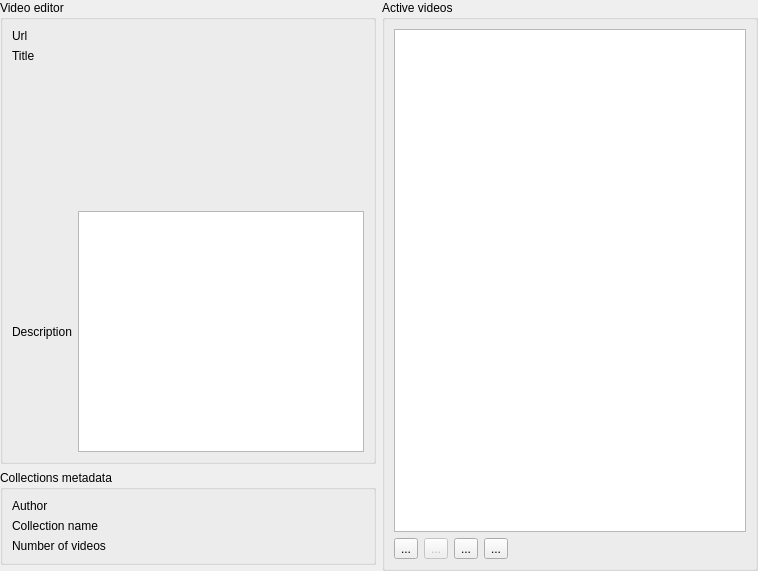
<?xml version="1.0" encoding="UTF-8"?>
<ui version="4.0">
 <class>VideoCollectionEditor</class>
 <widget class="QWidget" name="VideoCollectionEditor">
  <property name="geometry">
   <rect>
    <x>0</x>
    <y>0</y>
    <width>758</width>
    <height>571</height>
   </rect>
  </property>
  <property name="windowTitle">
   <string>Form</string>
  </property>
  <layout class="QHBoxLayout" name="horizontalLayout">
   <property name="leftMargin">
    <number>0</number>
   </property>
   <property name="topMargin">
    <number>0</number>
   </property>
   <property name="rightMargin">
    <number>0</number>
   </property>
   <property name="bottomMargin">
    <number>0</number>
   </property>
   <item>
    <widget class="QScrollArea" name="scrollArea">
     <property name="frameShape">
      <enum>QFrame::NoFrame</enum>
     </property>
     <property name="widgetResizable">
      <bool>true</bool>
     </property>
     <widget class="QWidget" name="scrollAreaWidgetContents">
      <property name="geometry">
       <rect>
        <x>0</x>
        <y>0</y>
        <width>758</width>
        <height>571</height>
       </rect>
      </property>
      <layout class="QGridLayout" name="gridLayout">
       <property name="leftMargin">
        <number>0</number>
       </property>
       <property name="topMargin">
        <number>0</number>
       </property>
       <property name="rightMargin">
        <number>0</number>
       </property>
       <property name="bottomMargin">
        <number>0</number>
       </property>
       <item row="0" column="1" rowspan="3">
        <widget class="QGroupBox" name="groupBox_2">
         <property name="title">
          <string>Active videos</string>
         </property>
         <layout class="QGridLayout" name="gridLayout_2">
          <item row="1" column="0">
           <widget class="PlainToolButton" name="m_btnVideoAdd">
            <property name="toolTip">
             <string>Add new video.</string>
            </property>
            <property name="text">
             <string>...</string>
            </property>
            <property name="iconSize">
             <size>
              <width>24</width>
              <height>24</height>
             </size>
            </property>
           </widget>
          </item>
          <item row="1" column="3">
           <widget class="PlainToolButton" name="m_btnVideoDown">
            <property name="toolTip">
             <string>Move video down.</string>
            </property>
            <property name="text">
             <string>...</string>
            </property>
            <property name="iconSize">
             <size>
              <width>24</width>
              <height>24</height>
             </size>
            </property>
           </widget>
          </item>
          <item row="1" column="1">
           <widget class="PlainToolButton" name="m_btnVideoRemove">
            <property name="enabled">
             <bool>false</bool>
            </property>
            <property name="toolTip">
             <string>Remove selected video.</string>
            </property>
            <property name="text">
             <string>...</string>
            </property>
            <property name="iconSize">
             <size>
              <width>24</width>
              <height>24</height>
             </size>
            </property>
           </widget>
          </item>
          <item row="1" column="2">
           <widget class="PlainToolButton" name="m_btnVideoUp">
            <property name="toolTip">
             <string>Move video up.</string>
            </property>
            <property name="text">
             <string>...</string>
            </property>
            <property name="iconSize">
             <size>
              <width>24</width>
              <height>24</height>
             </size>
            </property>
           </widget>
          </item>
          <item row="1" column="4">
           <spacer name="horizontalSpacer">
            <property name="orientation">
             <enum>Qt::Horizontal</enum>
            </property>
            <property name="sizeHint" stdset="0">
             <size>
              <width>0</width>
              <height>0</height>
             </size>
            </property>
           </spacer>
          </item>
          <item row="0" column="0" colspan="5">
           <widget class="QListWidget" name="m_listVideos">
            <property name="sizePolicy">
             <sizepolicy hsizetype="Expanding" vsizetype="Expanding">
              <horstretch>1</horstretch>
              <verstretch>0</verstretch>
             </sizepolicy>
            </property>
            <property name="toolTip">
             <string>This list contains already added videos.</string>
            </property>
            <property name="horizontalScrollBarPolicy">
             <enum>Qt::ScrollBarAlwaysOff</enum>
            </property>
            <property name="alternatingRowColors">
             <bool>true</bool>
            </property>
            <property name="iconSize">
             <size>
              <width>75</width>
              <height>75</height>
             </size>
            </property>
            <property name="isWrapping" stdset="0">
             <bool>false</bool>
            </property>
            <property name="wordWrap">
             <bool>true</bool>
            </property>
           </widget>
          </item>
         </layout>
        </widget>
       </item>
       <item row="1" column="0">
        <widget class="QGroupBox" name="groupBox_3">
         <property name="title">
          <string>Collections metadata</string>
         </property>
         <layout class="QFormLayout" name="formLayout_2">
          <property name="fieldGrowthPolicy">
           <enum>QFormLayout::AllNonFixedFieldsGrow</enum>
          </property>
          <item row="0" column="0">
           <widget class="QLabel" name="label_3">
            <property name="text">
             <string>Author</string>
            </property>
           </widget>
          </item>
          <item row="0" column="1">
           <widget class="LineEditWithStatus" name="m_txtAuthor" native="true"/>
          </item>
          <item row="1" column="0">
           <widget class="QLabel" name="label_4">
            <property name="text">
             <string>Collection name</string>
            </property>
           </widget>
          </item>
          <item row="1" column="1">
           <widget class="LineEditWithStatus" name="m_txtName" native="true"/>
          </item>
          <item row="2" column="0">
           <widget class="QLabel" name="label_6">
            <property name="text">
             <string>Number of videos</string>
            </property>
           </widget>
          </item>
          <item row="2" column="1">
           <widget class="LineEditWithStatus" name="m_txtNumberOfVideos" native="true"/>
          </item>
         </layout>
        </widget>
       </item>
       <item row="0" column="0">
        <widget class="QGroupBox" name="m_groupVideoEditor">
         <property name="title">
          <string>Video editor</string>
         </property>
         <layout class="QGridLayout" name="gridLayout_3">
          <item row="0" column="0">
           <widget class="QLabel" name="label">
            <property name="text">
             <string>Url</string>
            </property>
           </widget>
          </item>
          <item row="0" column="1">
           <widget class="LineEditWithStatus" name="m_txtUrl" native="true"/>
          </item>
          <item row="1" column="0">
           <widget class="QLabel" name="label_2">
            <property name="text">
             <string>Title</string>
            </property>
           </widget>
          </item>
          <item row="1" column="1">
           <widget class="LineEditWithStatus" name="m_txtTitle" native="true"/>
          </item>
          <item row="2" column="1">
           <layout class="QHBoxLayout" name="horizontalLayout_12">
            <item>
             <widget class="LabelWithStatus" name="m_lblThumbnailStatus" native="true">
              <property name="sizePolicy">
               <sizepolicy hsizetype="Expanding" vsizetype="Preferred">
                <horstretch>0</horstretch>
                <verstretch>0</verstretch>
               </sizepolicy>
              </property>
              <property name="layoutDirection">
               <enum>Qt::RightToLeft</enum>
              </property>
             </widget>
            </item>
           </layout>
          </item>
          <item row="3" column="1">
           <widget class="QLabel" name="m_lblThumbnailView">
            <property name="minimumSize">
             <size>
              <width>0</width>
              <height>130</height>
             </size>
            </property>
            <property name="maximumSize">
             <size>
              <width>16777215</width>
              <height>130</height>
             </size>
            </property>
            <property name="frameShape">
             <enum>QFrame::NoFrame</enum>
            </property>
            <property name="text">
             <string/>
            </property>
            <property name="alignment">
             <set>Qt::AlignHCenter|Qt::AlignTop</set>
            </property>
           </widget>
          </item>
          <item row="4" column="0">
           <widget class="QLabel" name="label_7">
            <property name="text">
             <string>Description</string>
            </property>
           </widget>
          </item>
          <item row="4" column="1">
           <widget class="QTextEdit" name="m_txtDescription">
            <property name="sizePolicy">
             <sizepolicy hsizetype="Expanding" vsizetype="Expanding">
              <horstretch>0</horstretch>
              <verstretch>0</verstretch>
             </sizepolicy>
            </property>
           </widget>
          </item>
         </layout>
        </widget>
       </item>
      </layout>
     </widget>
    </widget>
   </item>
  </layout>
 </widget>
 <customwidgets>
  <customwidget>
   <class>PlainToolButton</class>
   <extends>QToolButton</extends>
   <header>plaintoolbutton.h</header>
  </customwidget>
  <customwidget>
   <class>LineEditWithStatus</class>
   <extends>QWidget</extends>
   <header>lineeditwithstatus.h</header>
   <container>1</container>
  </customwidget>
  <customwidget>
   <class>LabelWithStatus</class>
   <extends>QWidget</extends>
   <header>labelwithstatus.h</header>
   <container>1</container>
  </customwidget>
 </customwidgets>
 <resources/>
 <connections/>
</ui>
